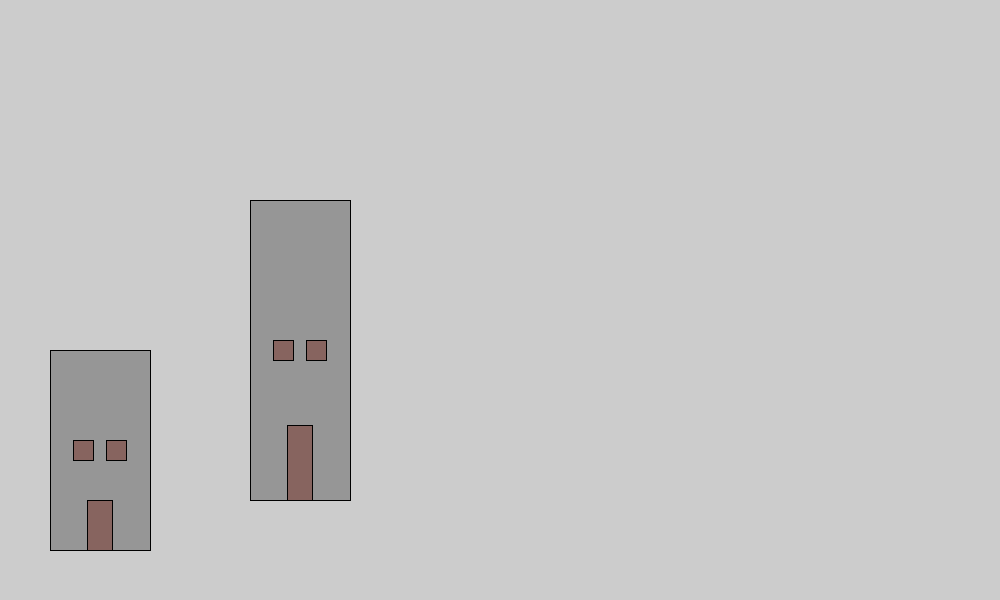
Frame 1 (no input)
Frame 60 (the mouse pressed at the canvas centre just before this capture): identical to frame 1, image omitted
Frame 120 (the mouse held since frame 60 and released just before this capture): identical to frame 1, image omitted

The Processing sketch that drew this single still picture (run headless with seeded random() and noise(); from frame 60 on, the mouse is pressed at the canvas centre):

// Processing sketch: sketch_230223a
// ── sketch_230223a.pde
void building(float x, float y, float w, float h){
  float yCenter = y - h / 2;
  fill(150);
  rect(x, yCenter, w, h);
  // door height is building height / 3
  fill(135, 100, 95);
  rect(x, y - h / 8, w/4, h/4);
    windows(x, yCenter, w, 4);
}

void windows(float xCenter, float yCenter, float w, float numWindows){
  float xLeft = xCenter - w/2 ;
  rect(xLeft + 2 * w/3, yCenter, 20, 20);
  rect(xLeft + w/3, yCenter, 20, 20);
  
}


void setup(){
  
size(1000, 600);
  rectMode(CENTER);
  
}

void draw(){
  building(100, 550, 100, 200);
  building(300, 500, 100, 300);
  
}
